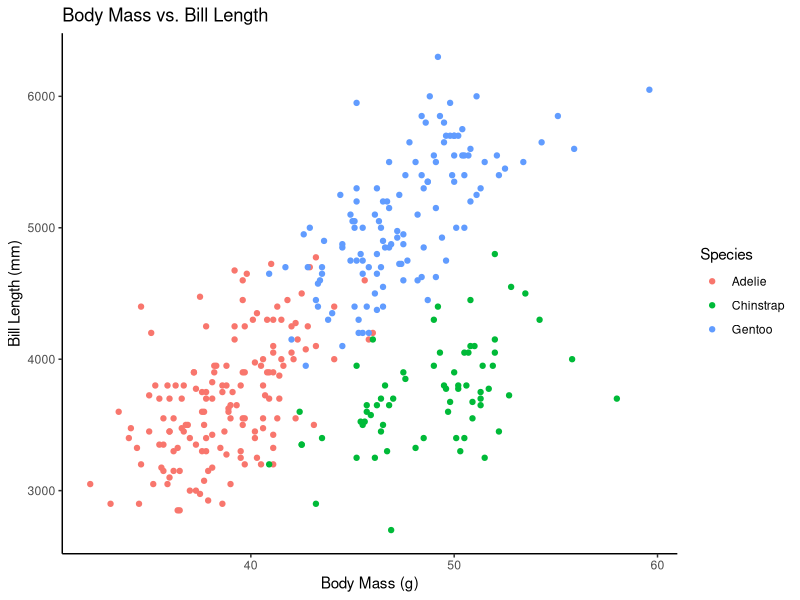

Recreate this plot in R.
## ---- chunk 1
library(tidyverse)
install.packages("palmerpenguins")
library(palmerpenguins)


## ---- chunk 2
penguins <- palmerpenguins::penguins
penguins |>
  group_by(species) |>
  summarize(
    mean_mass = mean(body_mass_g, na.rm = TRUE),
    count = n()
    )



## ---- chunk 3

ggplot(
  data = penguins,
  mapping = aes(y = body_mass_g, x = bill_length_mm)
) +
  geom_point(
    mapping = aes(color = species)
  ) +
  labs(
    title = "Body Mass vs. Bill Length",
    x = "Body Mass (g)",
    y = "Bill Length (mm)",
    color = "Species"
  ) +
  theme_classic()

  
